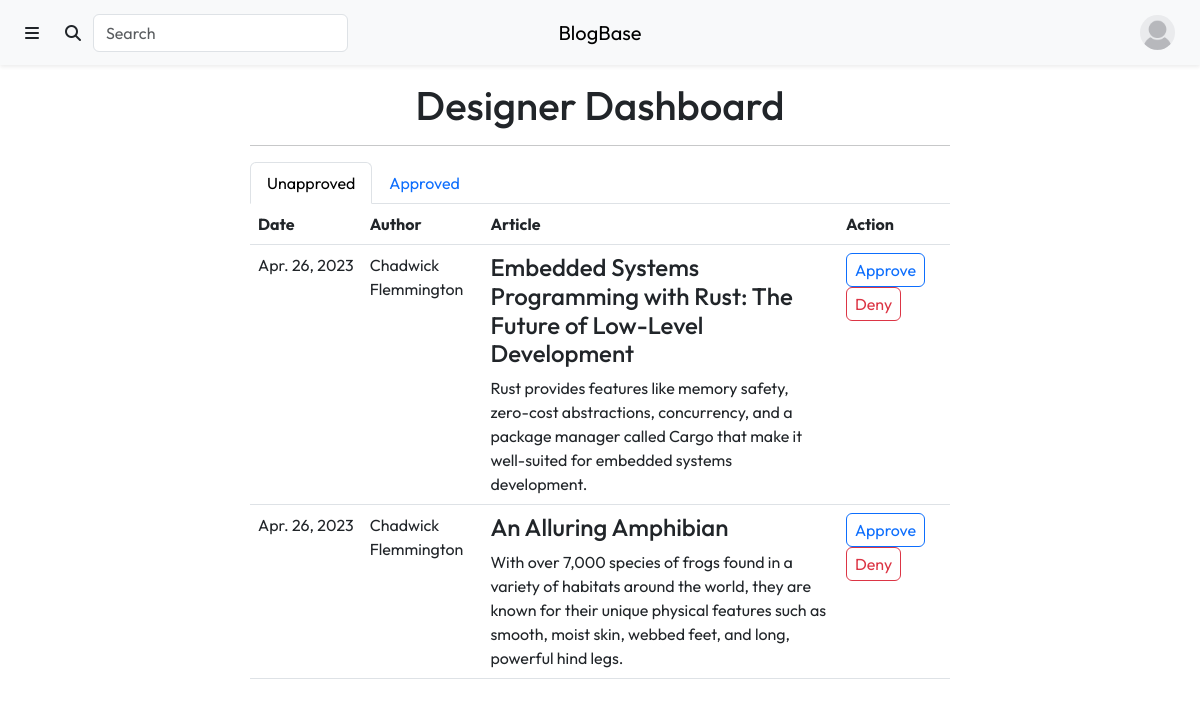
Before: /content/design.php (signed in) with the older database file.
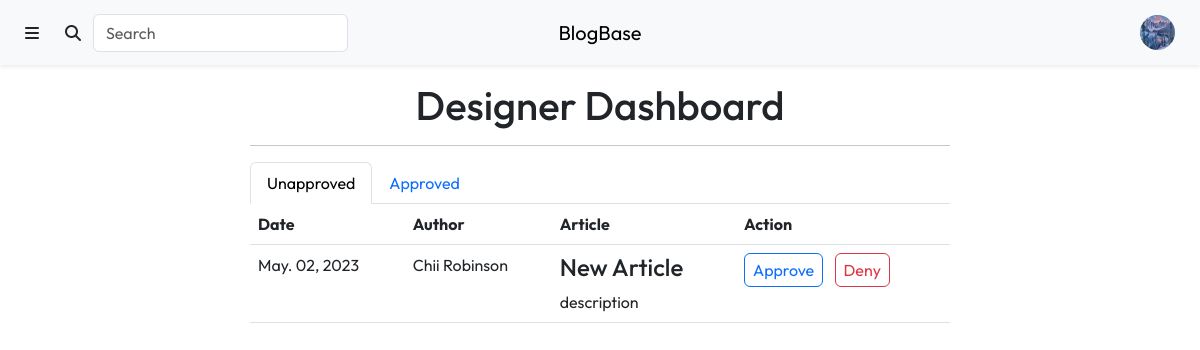
After: the same page with the newer database file.
### tables this page shows
CREATE TABLE `Users` (
  `user_id` int(11) NOT NULL,
  `profile_picture` varchar(255) NOT NULL DEFAULT 'anonymous.jpg',
  `username` varchar(50) NOT NULL,
  `first_name` varchar(50) NOT NULL,
  `last_name` varchar(50) NOT NULL,
  `email` varchar(50) NOT NULL,
  `password` varchar(255) NOT NULL,
  `biography` varchar(255) DEFAULT NULL,
  `approved` tinyint(1) NOT NULL DEFAULT 0,
  `reader` tinyint(1) NOT NULL DEFAULT 1,
  `writer` tinyint(1) NOT NULL DEFAULT 0,
  `designer` tinyint(1) NOT NULL DEFAULT 0,
  `advertiser` tinyint(1) NOT NULL DEFAULT 0,
  `admin` tinyint(1) NOT NULL DEFAULT 0
);

CREATE TABLE `Articles` (
  `article_id` int(11) NOT NULL,
  `author_id` int(11) NOT NULL,
  `title` varchar(225) NOT NULL,
  `description` tinytext DEFAULT NULL,
  `lead_image` varchar(255) DEFAULT NULL,
  `content` longblob DEFAULT NULL,
  `submitted` tinyint(1) NOT NULL DEFAULT 0,
  `submit_date` date NOT NULL DEFAULT current_timestamp(),
  `approved` tinyint(1) NOT NULL DEFAULT 0,
  `click_number` int(11) NOT NULL DEFAULT 0
);

### include/user_info.inc.php (called while the page is built, shortened)
<?php
if (isset($_SESSION['username'])) {
    $user_query = "SELECT *
                   FROM Users
                   WHERE username = '" . $_SESSION['username'] . "';";
    $user_result = mysqli_query($con, $user_query);
    $user_info = $user_result->fetch_assoc();
}
?>

### content/design.php (the view, shortened to what the changed rows need)
<?php
require_once "../include/connect.inc.php";
include_once "../include/user_info.inc.php";
?>
<!DOCTYPE html>
<html lang="en">
    <head>
        <link rel="stylesheet" href="https://cdn.jsdelivr.net/npm/bootstrap@5.3.0-alpha1/dist/css/bootstrap.min.css">
        <link rel="stylesheet" href="https://cdnjs.cloudflare.com/ajax/libs/font-awesome/6.2.1/css/all.min.css">
        <link rel="stylesheet" href="./css/styles.css">
    </head>
    <body>
        <div class="header">
            <?php include "./views/header.php" ?>
        <div class="mt-3 text-center">
            <h1>Designer Dashboard</h1>
        </div>
        <div class="col-10 col-lg-7 mt-3 mx-auto">
            <div class="tab-content" id="article-approval-content">
                <div class="tab-pane fade show active" id="unapproved-tab-pane" role="tabpanel" aria-labelledby="unapproved-tab" tabindex="0">
                    <?php
                    $unapproved_query = "SELECT first_name, last_name, article_id, title, description, UNIX_TIMESTAMP(submit_date) as submit_date
                                         FROM Articles, Users
                                         WHERE Articles.approved = 0 AND Articles.submitted = 1 AND Articles.author_id = Users.user_id";
                    $unapproved_result = mysqli_query($con, $unapproved_query);
                    $unapproved_articles = $unapproved_result->fetch_all(MYSQLI_BOTH);
                    ?>
                    <table class="table text-start">
                        <thead>
                            <th scope="col">Date</th>
                            <th scope="col">Author</th>
                            <th scope="col">Article</th>
                            <th scope="col">Action</th>
                        </thead>
                        <tbody>
                            <?php for ($i = 0; $i < $unapproved_result->num_rows; $i++) { ?>
                                <tr>
                                    <td class="text-nowrap">
                                        <?php echo date("M. d, Y", $unapproved_articles[$i]['submit_date']) ?>
                                    </td>
                                    <td>
                                        <?php echo $unapproved_articles[$i]['first_name'] . " " . $unapproved_articles[$i]['last_name'] ?>
                                    </td>
                                    <td>
                                        <h4>
                                            <a class="text-reset text-decoration-none" href="./article.php?id=<?php echo $unapproved_articles[$i]['article_id'] ?>">
                                                <?php echo $unapproved_articles[$i]['title'] ?>
                                            </a>
                                        </h4>
                                        <?php echo $unapproved_articles[$i]['description'] ?>
                                    </td>
                                    <td>
                                        <ul class="list-inline">
                                            <li class="list-inline-item align-middle">
                                                <a class="btn btn-outline-primary px-2 py-1" type="button" href="../include/article_approval.inc.php?approve_id=<?php echo $unapproved_articles[$i]['article_id']; ?>&return_page=design.php">Approve</a>
                                            </li>
                                            <li class="list-inline-item align-middle">
                                                <a class="btn btn-outline-danger px-2 py-1" type="button" href="../include/article_approval.inc.php?deny_id=<?php echo $unapproved_articles[$i]['article_id']; ?>&return_page=design.php">Deny</a>
                                            </li>
                                        </ul>
                                    </td>
                                </tr>
                            <?php } ?>
                        </tbody>
                    </table>
                </div>
            </div>
        </div>
    </body>
</html>

### content/views/header.php (shortened to what the changed rows need)
<?php include_once "../include/user_info.inc.php"; ?>
<nav class="navbar navbar-expand bg-light shadow-sm">
     <div class="container-fluid">
        <div class="navbar ms-auto order-2 col-4 py-0">
            <ul class="navbar-nav ms-auto">
                <?php if (isset($user_info['username'])) { ?>
                    <li class="nav-item">
                        <div class="dropdown">
                            <button class="btn" type="button" data-bs-toggle="dropdown" aria-expanded="false">
                                <img src="./uploads/profile_pictures/<?php echo $user_info['profile_picture']; ?>" class="rounded-circle" style="width:35px; height:35px;">
                            </button>
                        </li>
                    </div>
            <?php } ?>
        </div>
    </div>

Changed rows visible on the page:
no longer on this page (row edited): articles: submit_date "Apr. 26, 2023", author.first_name "Chadwick", author.last_name "Flemmington", title "Embedded Systems Programming with Rust: The Future of Low-Level Development", description "Rust provides features like memory safety, zero-cost abstractions, concurrency, and a package manager called Cargo that make it well-suited for embedded systems development."
no longer on this page (row edited): articles: submit_date "Apr. 26, 2023", author.first_name "Chadwick", author.last_name "Flemmington", title "An Alluring Amphibian", description "With over 7,000 species of frogs found in a variety of habitats around the world, they are known for their unique physical features such as smooth, moist skin, webbed feet, and long, powerful hind legs."
changed users: profile_picture: picture added in place of a placeholder
added articles: submit_date "May. 02, 2023", author.first_name "Chii", author.last_name "Robinson", title "New Article", description "description"
